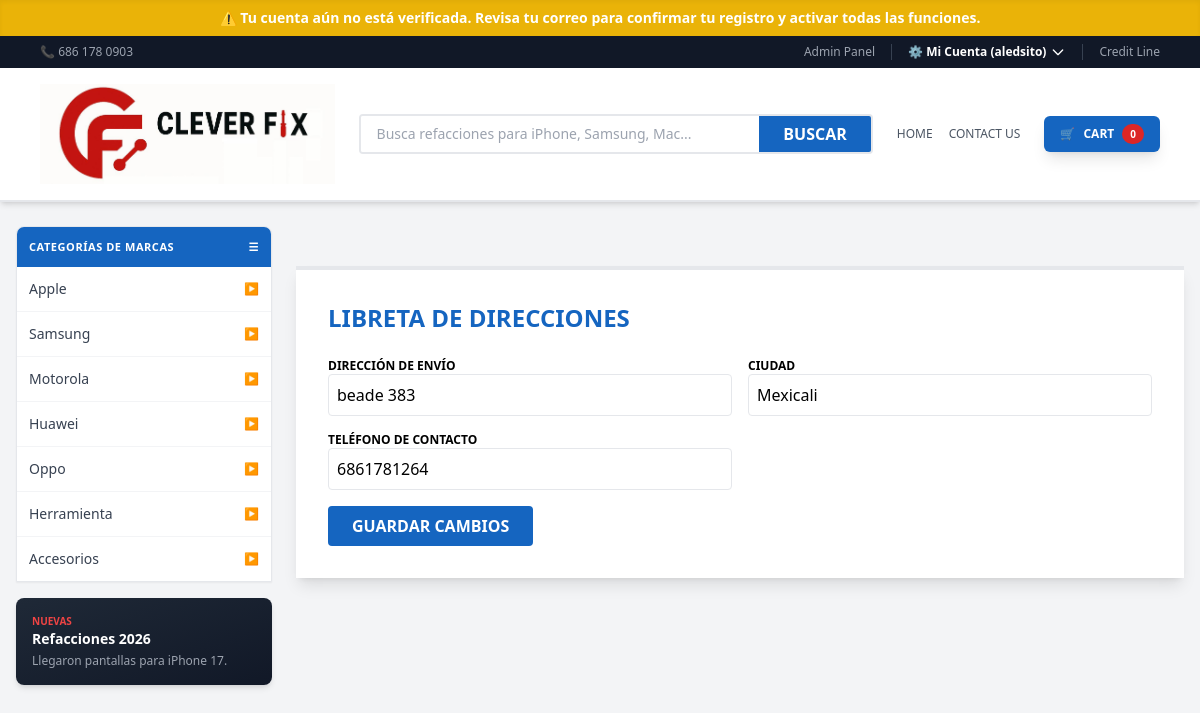
/account/address-book/ (signed in), run on the app's committed database.
### store/models.py (models this page shows, shortened)
class SiteSettings(models.Model):
    logo = models.ImageField(upload_to='logo/', verbose_name="Logo CleverFix")
    phone = models.CharField(max_length=20, default='686 178 0903', verbose_name="Teléfono")
    site_name = models.CharField(max_length=50, default='CleverFix')
    class Meta:
        verbose_name = "0. Configuración"
        verbose_name_plural = "0. Configuración"

class Category(models.Model):
    name = models.CharField(max_length=100, verbose_name="Marca Principal")
    slug = models.SlugField(unique=True)
    class Meta:
        verbose_name = "Categoría (Marca)"
        verbose_name_plural = "1. Categorías (Marcas)"

class CustomerProfile(models.Model):
    user = models.OneToOneField(User, on_delete=models.CASCADE, related_name='profile')
    first_name = models.CharField(max_length=100, verbose_name="Nombre(s)")
    last_name = models.CharField(max_length=100, verbose_name="Apellidos")
    address_1 = models.CharField(max_length=255, verbose_name="Dirección 1")
    address_2 = models.CharField(max_length=255, blank=True, verbose_name="Dirección 2 (Opcional)")
    city = models.CharField(max_length=100, default="Mexicali", verbose_name="Ciudad")
    state = models.CharField(max_length=100, default="Baja California", verbose_name="Estado")
    zip_code = models.CharField(max_length=10, verbose_name="Código Postal")
    telephone = models.CharField(max_length=15, verbose_name="Teléfono")
    is_verified = models.BooleanField(default=False, verbose_name="¿Verificado?")
    auth_token = models.CharField(max_length=100, blank=True, verbose_name="Token de Autenticación")
    class Meta:
        verbose_name = "Perfil de Cliente"
        verbose_name_plural = "Perfiles de Clientes"

### store/views.py (the view, shortened to what this page needs)
# urls.py: path('account/address-book/', views.address_book, name='address_book'),
@login_required
def address_book(request):
    profile, created = CustomerProfile.objects.get_or_create(user=request.user)
    return render(request, 'registration/address_book.html', {'profile': profile})

### store/context_processors.py (called while the page is built)
def global_context(request):
    try:
        settings = SiteSettings.objects.first()
    except:
        settings = None
    nav_categories = Category.objects.all().prefetch_related('types__models')
    cart = request.session.get('cart', {})
    total_items = sum(cart.values()) if cart else 0
    return {
        'site_settings': settings,
        'nav_brands': nav_categories,
        'cart_count': total_items,           # Usado en el header principal
        'global_cart_count': total_items,    # Alias para compatibilidad con otros fragmentos
    }

def cart_contents(request):
    cart = request.session.get('cart', {})
    total_items = sum(cart.values()) if cart else 0
    return {
        'global_cart_count': total_items
    }

### templates/registration/address_book.html (shortened to what this page needs)
{% extends 'base.html' %}
{% block content %}
<div class="max-w-4xl mx-auto mt-10 p-8 bg-white shadow-lg border-t-4 border-brand">
    <h2 class="text-2xl font-black text-brand mb-6">LIBRETA DE DIRECCIONES</h2>
    <form method="post" class="space-y-4">
        <div class="grid grid-cols-1 md:grid-cols-2 gap-4">
            <div>
                <label class="block text-xs font-bold uppercase">Dirección de Envío</label>
                <input type="text" name="address_1" value="{{ profile.address_1 }}" class="w-full border p-2 rounded">
            </div>
            <div>
                <label class="block text-xs font-bold uppercase">Ciudad</label>
                <input type="text" name="city" value="{{ profile.city }}" class="w-full border p-2 rounded">
            </div>
            <div>
                <label class="block text-xs font-bold uppercase">Teléfono de Contacto</label>
                <input type="text" name="telephone" value="{{ profile.telephone }}" class="w-full border p-2 rounded">
            </div>
        </div>
        <button type="submit" class="bg-brand text-white px-6 py-2 rounded font-bold mt-4">
            GUARDAR CAMBIOS
        </button>
    </form>
</div>
{% endblock %}

### templates/base.html (shortened to what this page needs)
<!DOCTYPE html>
<html lang="es">
<head>
    <script src="https://cdn.tailwindcss.com"></script>
</head>
<body class="bg-gray-100 font-sans">
    {% if user.is_authenticated and not user.profile.is_verified %}
    <div class="bg-yellow-500 text-white text-center py-2 px-4 text-sm font-bold shadow-inner">
        ⚠️ Tu cuenta aún no está verificada. Revisa tu correo para confirmar tu registro y activar todas las funciones.
    </div>
    {% endif %}
    <div class="bg-gray-900 text-gray-400 text-xs py-2 px-10 flex justify-between items-center">
        <span>📞 {{ site_settings.phone|default:"686 178 0903" }}</span>
        <div class="space-x-4 flex items-center">
            <a href="/admin" class="hover:text-white border-r border-gray-700 pr-4">Admin Panel</a>
            {% if user.is_authenticated %}
                <div class="group relative inline-block">
                    <button class="flex items-center space-x-1 text-white hover:text-blue-300 font-bold outline-none transition-colors">
                        <span>⚙️ Mi Cuenta ({{ user.username }})</span>
                        <svg class="w-4 h-4 transition-transform group-hover:rotate-180" fill="none" stroke="currentColor" viewBox="0 0 24 24">
                            <path stroke-linecap="round" stroke-linejoin="round" stroke-width="2" d="M19 9l-7 7-7-7"></path>
                        </svg>
                    </button>
                </div>
            {% else %}
                <a href="{% url 'login' %}" class="hover:text-white">Login</a>
                <a href="{% url 'register' %}" class="hover:text-white">Register</a>
            {% endif %}
            <a href="#" class="hover:text-white border-l border-gray-700 pl-4">Credit Line</a>
        </div>
    </div>
    <header id="main-header" class="bg-white border-b-2 border-brand py-4 px-10 flex items-center gap-6 shadow-md sticky top-0 z-50">
        <a href="/" class="shrink-0" id="logo-container">
            {% if site_settings.logo %}
                <img src="{{ site_settings.logo.url }}" alt="CleverFix" id="main-logo"
                     class="object-contain"
                     style="max-height: 100px; width: auto;">
            {% else %}
                <span class="text-2xl font-black text-brand tracking-tighter">CLEVER<span class="text-red-600">FIX</span></span>
            {% endif %}
        </a>
        <form action="{% url 'home' %}" method="GET" class="flex-1 flex border-2 border-brand rounded overflow-hidden focus-within:ring-2 ring-blue-200 transition-all">
            <input type="text" name="q" placeholder="Busca refacciones para iPhone, Samsung, Mac..." class="w-full px-4 py-2 outline-none text-sm" value="{{ request.GET.q|default:'' }}">
            <button type="submit" class="bg-brand hover:bg-brand-dark text-white px-6 font-bold transition-colors">
                BUSCAR
            </button>
        </form>
        <nav class="flex gap-6 items-center font-medium text-xs">
            <div class="hidden md:flex gap-4 text-gray-600">
                <a href="{% url 'home' %}" class="hover:text-brand">HOME</a>
                <a href="#" class="hover:text-brand">CONTACT US</a>
            </div>
            <a href="{% url 'cart' %}" class="bg-brand hover:bg-brand-dark text-white px-4 py-2 rounded-md flex items-center shadow-lg transition-all active:scale-95">
                <span class="mr-2">🛒</span>
                <span class="font-bold">CART</span>
                <span class="ml-2 bg-red-600 text-white text-[10px] font-bold px-2 py-0.5 rounded-full">{{ cart_count|default:"0" }}</span>
            </a>
        </nav>
    </header>
    <div class="flex max-w-7xl mx-auto mt-6 gap-6 px-4 pb-20">
        <aside class="w-64 shrink-0 relative">
            <div class="bg-white rounded-t-lg shadow-sm border border-gray-200 overflow-hidden">
                <div class="bg-brand text-white p-3 font-bold uppercase text-[11px] tracking-wider flex items-center justify-between">
                    Categorías de Marcas
                    <span>☰</span>
                </div>
                <div class="flex flex-col">
                    {% for cat in nav_brands %}
                    <div class="group border-b last:border-0 border-gray-100">
                        <a href="{% url 'category_filter' cat.slug %}"
                           class="w-full text-left p-3 hover:bg-blue-50 flex justify-between items-center text-sm font-medium text-gray-700 hover:text-brand transition-colors">
                            {{ cat.name }}
                            <span class="text-gray-300 text-xs">▶</span>
                        </a>
                    </div>
                    {% empty %}
                    <p class="p-4 text-xs text-gray-400 text-center">No hay categorías cargadas.</p>
                    {% endfor %}
                </div>
            </div>
            <div class="mt-4 bg-gradient-to-br from-gray-800 to-gray-900 rounded-lg p-4 text-white shadow-md">
                <p class="text-[10px] text-red-500 font-bold uppercase">Nuevas</p>
                <h4 class="font-bold text-sm">Refacciones 2026</h4>
                <p class="text-xs text-gray-400 mt-1">Llegaron pantallas para iPhone 17.</p>
            </div>
        </aside>
        <main class="flex-1">
            {% block content %}{% endblock %}
        </main>
    </div>
</body>
</html>

### templates/base.html (style rules this page uses)
.bg-brand { background-color: #1565c0; }
.text-brand { color: #1565c0; }
#main-header, #main-logo { transition: all 0.3s ease-in-out; }

### data on the page
SiteSettings: phone "686 178 0903", logo (picture)
Category: name "Apple"
Category: name "Samsung"
Category: name "Motorola"
Category: name "Huawei"
Category: name "Oppo"
Category: name "Herramienta"
Category: name "Accesorios"
CustomerProfile: address_1 "beade 383", city "Mexicali", telephone "6861781264"

### other printed values
{{ user.username }} "aledsito"
{{ cart_count|default:"0" }} "0"
